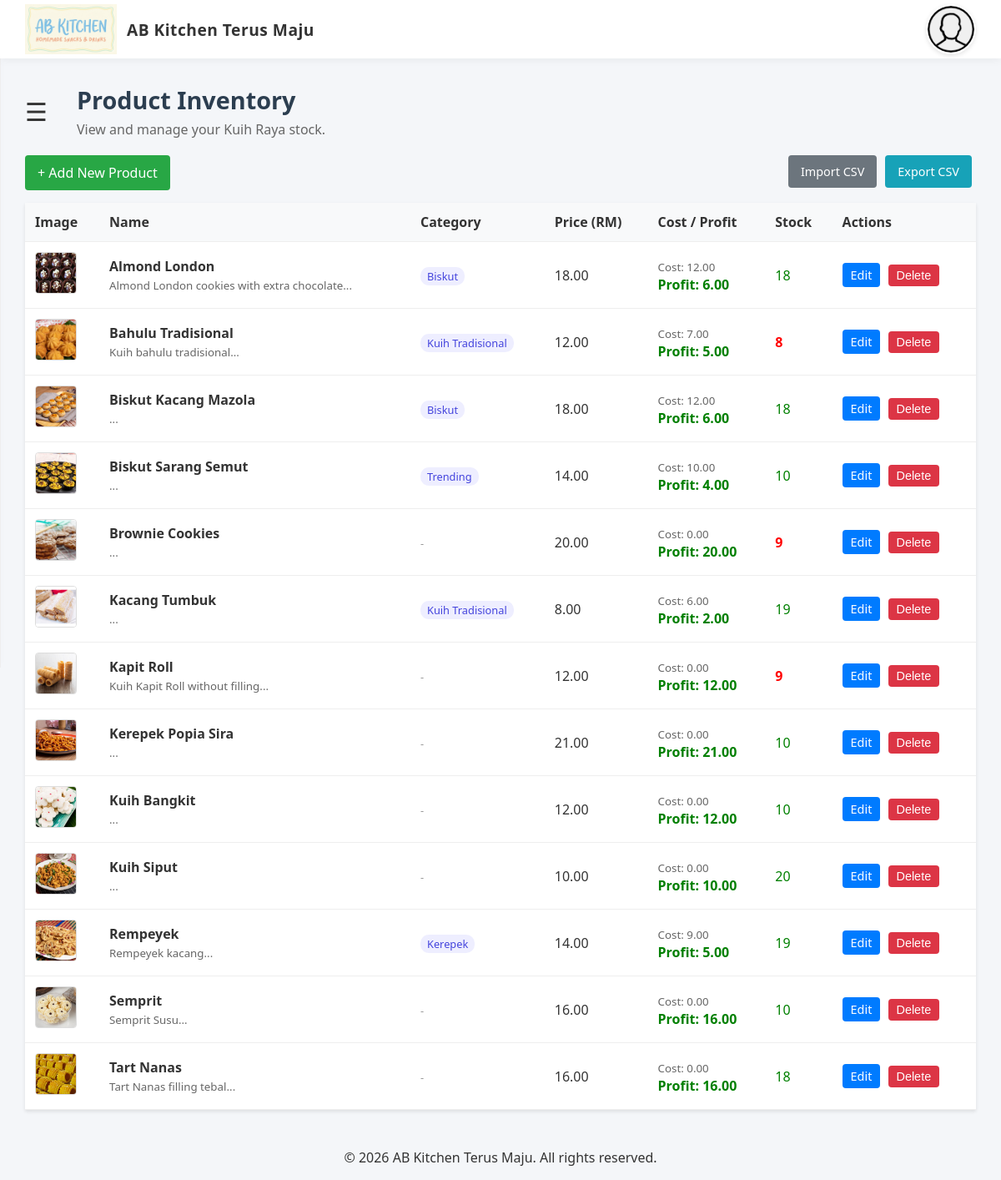
Before: /products (signed in) with the older database file.
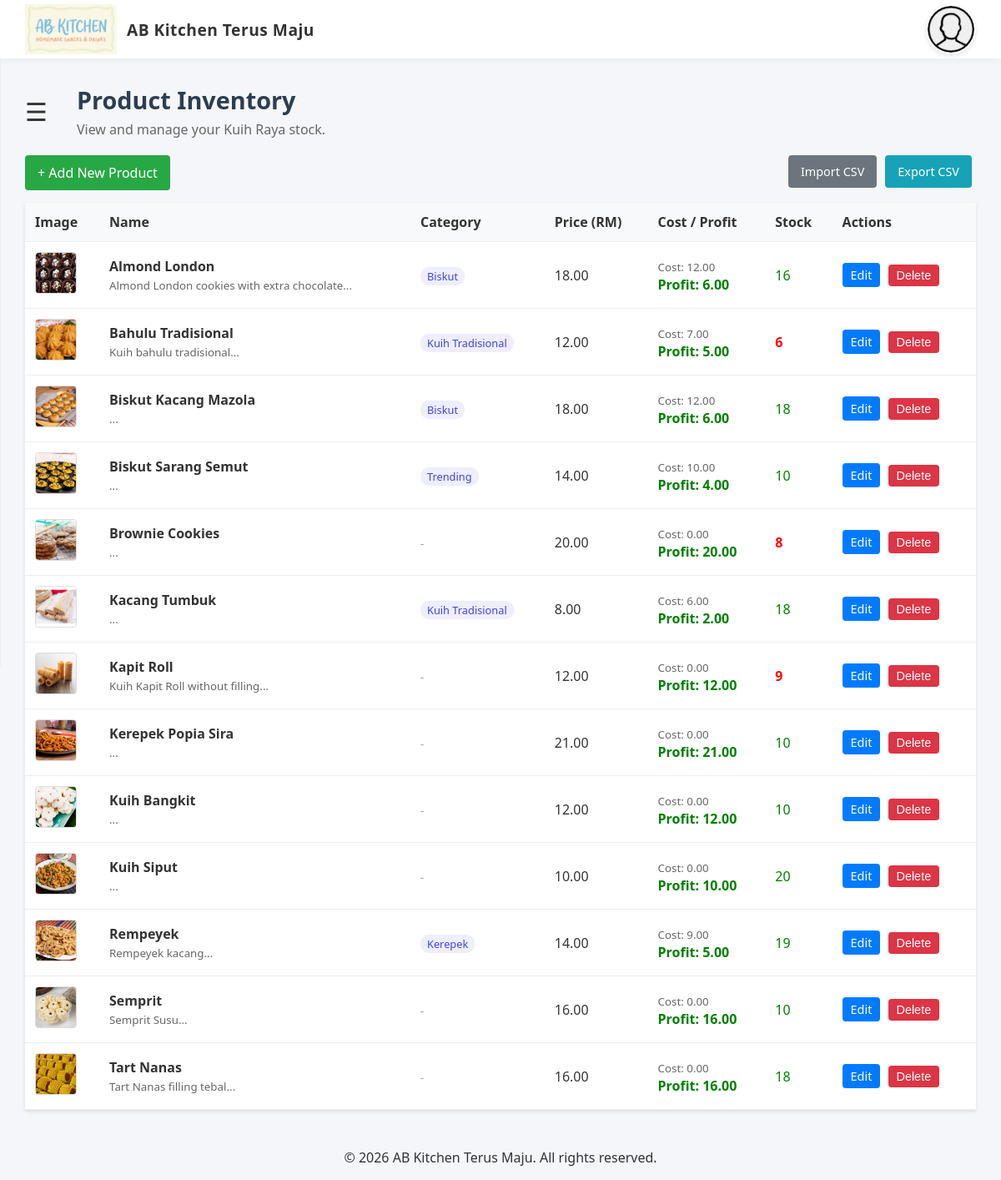
After: the same page with the newer database file.
### tables this page shows
CREATE TABLE products (
                id INTEGER PRIMARY KEY AUTOINCREMENT,
                name TEXT NOT NULL,
                description TEXT,
                price REAL NOT NULL,
                stock INTEGER DEFAULT 0,
                image_url TEXT,
                created_at DATETIME DEFAULT CURRENT_TIMESTAMP
            , stock_price REAL DEFAULT 0.00, category_id INTEGER DEFAULT NULL);

CREATE TABLE categories (
        id INTEGER PRIMARY KEY AUTOINCREMENT,
        name TEXT NOT NULL UNIQUE
    );

### pages/products/product_list.php (the view, shortened to what this page needs)
<?php
require_once '../../header.php';
$isAdmin = ($_SESSION['role'] === 'admin');
try {
    $stmt = $pdo->query("SELECT p.*, c.name as category_name FROM products p LEFT JOIN categories c ON p.category_id = c.id ORDER BY p.name ASC");
    $products = $stmt->fetchAll();
} catch (PDOException $e) {
    die("Error: " . $e->getMessage());
}
?>
<!DOCTYPE html>
<html lang="en">
<head>
    <link rel="stylesheet" href="../../styles/admin_dashboard.css">
</head>
<body>
    <main class="dashboard-container" id="main">
        <div class="dashboard-header">
            <span class="menu-toggle" onclick="openNav(event)">&#9776;</span>
            <div class="welcome-banner">
                <h1>Product Inventory</h1>
                <p>View and manage your Kuih Raya stock.</p>
            </div>
        </div>
        <?php if ($isAdmin): ?>
            <div style="margin-bottom:15px;">
                <a href="/products/add" class="btn-add" style="background:#28a745;color:white;padding:10px 15px;text-decoration:none;border-radius:4px;display:inline-block;">+ Add New Product</a>
                <a href="/products/export" class="btn-action" style="background:#17a2b8;padding:10px 15px;float:right;margin-left:5px;">Export CSV</a>
                <a href="/products/import" class="btn-action" style="background:#6c757d;padding:10px 15px;float:right;">Import CSV</a>
            </div>
        <?php endif; ?>
        <table class="product-table">
            <thead>
                <tr>
                    <th>Image</th>
                    <th>Name</th>
                    <th>Category</th>
                    <th>Price (RM)</th>
                    <?php if ($isAdmin): ?><th>Cost / Profit</th><?php endif; ?>
                    <th>Stock</th>
                    <?php if ($isAdmin): ?><th>Actions</th><?php endif; ?>
                </tr>
            </thead>
            <tbody>
                <?php foreach ($products as $p): ?>
                <tr>
                    <td>
                        <?php if ($p['image_url']): ?>
                            <img src="../../images/product/<?= htmlspecialchars($p['image_url']) ?>" class="product-img">
                        <?php else: ?>
                            <div style="width:50px;height:50px;background:#eee;display:flex;align-items:center;justify-content:center;color:#999;font-size:10px;">No Img</div>
                        <?php endif; ?>
                    </td>
                    <td>
                        <strong><?= htmlspecialchars($p['name']) ?></strong><br>
                        <small style="color:#666;"><?= htmlspecialchars(substr($p['description'], 0, 50)) ?>...</small>
                    </td>
                    <td>
                        <?php if (!empty($p['category_name'])): ?>
                            <span style="background:#eef;padding:2px 8px;border-radius:10px;font-size:0.8em;color:#44d;"><?= htmlspecialchars($p['category_name']) ?></span>
                        <?php else: ?>
                            <span style="color:#999;font-size:0.8em;">-</span>
                        <?php endif; ?>
                    </td>
                    <td><?= number_format($p['price'], 2) ?></td>
                    <?php if ($isAdmin): ?>
                    <td>
                        <small style="color:#666;">Cost: <?= number_format($p['stock_price'], 2) ?></small><br>
                        <?php $profit = $p['price'] - $p['stock_price']; ?>
                        <strong style="color:<?= $profit >= 0 ? 'green' : 'red' ?>;">
                            Profit: <?= number_format($profit, 2) ?>
                        </strong>
                    </td>
                    <?php endif; ?>
                    <td class="<?= $p['stock'] < 10 ? 'stock-low' : 'stock-ok' ?>">
                        <?= $p['stock'] ?>
                    </td>
                    <?php if ($isAdmin): ?>
                    <td>
                        <a href="/products/edit?id=<?= $p['id'] ?>" class="btn-action btn-edit">Edit</a>
                        <form method="POST" style="display:inline;" onsubmit="return confirm('Delete this product?');">
                            <button type="submit" name="delete_product" class="btn-action btn-delete">Delete</button>
                        </form>
                    </td>
                    <?php endif; ?>
                </tr>
                <?php endforeach; ?>
            </tbody>
        </table>
    </main>
    <?php include '../../footer.php'; ?>
</body>
</html>

Changed rows visible on the page:
changed products "Almond London": stock "18" → "16"
changed products "Bahulu Tradisional": stock "8" → "6"
changed products "Brownie Cookies": stock "9" → "8"
changed products "Kacang Tumbuk": stock "19" → "18"
